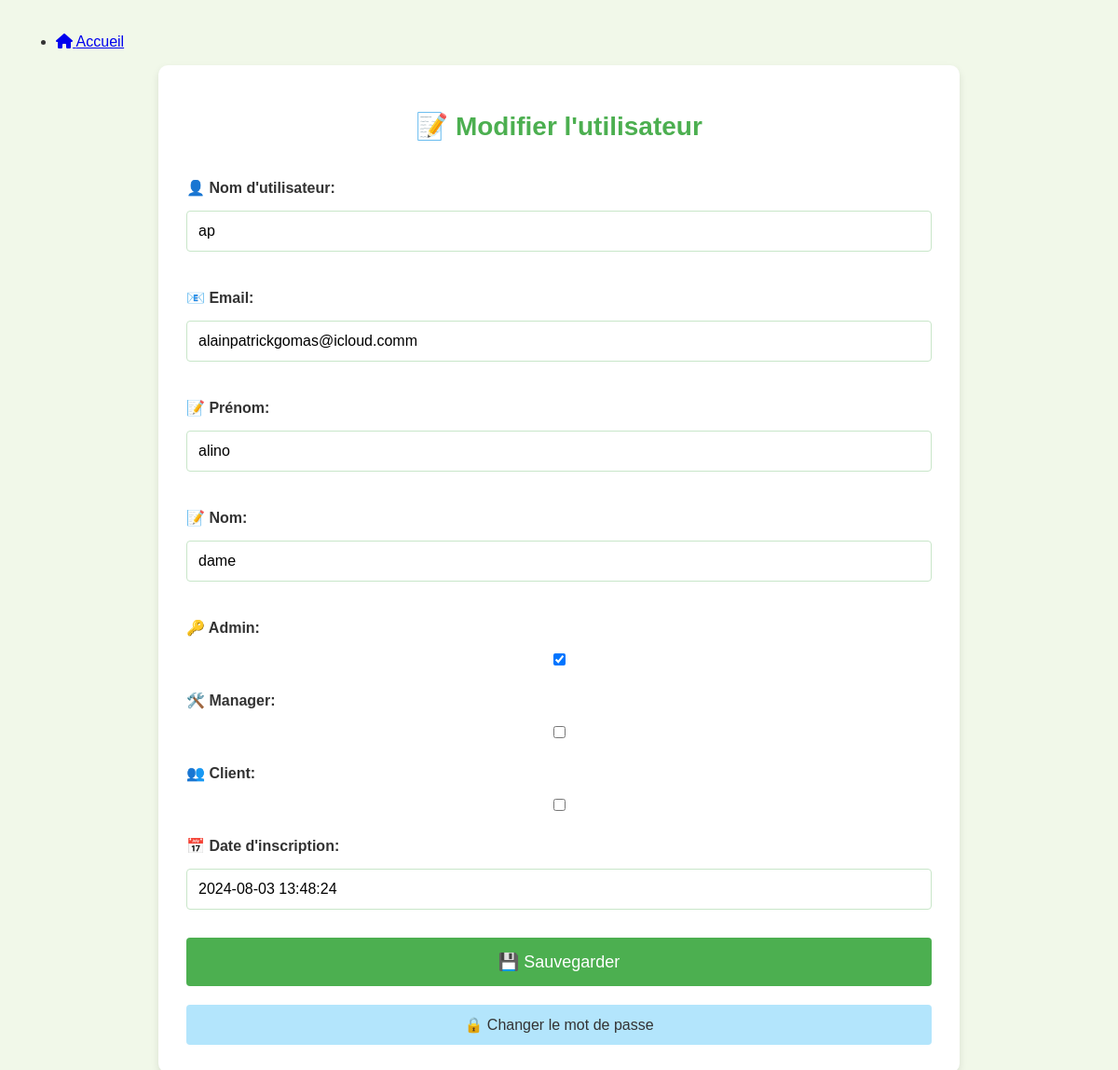
/edit_user/1/ (signed in), run on the app's committed database.
### Ecomed/models.py (models this page shows, shortened)
class CustomUser(AbstractUser):
    is_manager = models.BooleanField(default=False)
    is_client = models.BooleanField(default=False)
    is_admin = models.BooleanField(default=False)
    email = models.EmailField(unique=True)
    first_name = models.CharField(max_length=30)
    last_name = models.CharField(max_length=30)
    code = models.CharField(max_length=100, blank=True, null=True)
    date_joined = models.DateTimeField(null=True, blank=True, auto_now_add=True)

### Ecomed/views.py (the view)
# urls.py: path('edit_user/<int:user_id>/', edit_user_view, name='edit_user'),
@login_required
@user_passes_test(lambda u: u.is_admin)
def edit_user_view(request, user_id):
    user = get_object_or_404(CustomUser, id=user_id)
    if request.method == 'POST':
        form = UserChangeForm(request.POST, instance=user)
        if form.is_valid():
            form.save()
            ChangeLog.objects.create(
                user=request.user,
                action=f"Modification de l'utilisateur {user.username}",
                timestamp=timezone.now(),
                object_type='user',  # Assurez-vous que 'object_type' est défini dans votre modèle
                object_id=user.id     # Assurez-vous que 'object_id' est défini dans votre modèle
            )
            return redirect('admin_dashboard')
    else:
        form = UserChangeForm(instance=user)
    return render(request, 'Ecomed/edit_user.html', {'form': form, 'user': user})

### Ecomed/forms.py
class UserChangeForm(BaseUserChangeForm):
    date_joined_display = forms.CharField(
        label="Date d'inscription",
        required=False,
        widget=forms.TextInput(attrs={'readonly': 'readonly', 'class': 'form-control'})
    )
    is_admin = forms.BooleanField(
        label="Admin",
        required=False
    )
    is_manager = forms.BooleanField(
        label="Manager",
        required=False
    )
    is_client = forms.BooleanField(
        label="Client",
        required=False
    )
    class Meta(BaseUserChangeForm.Meta):
        model = CustomUser
        fields = ('username', 'email', 'first_name', 'last_name', 'is_admin', 'is_manager', 'is_client')
    def __init__(self, *args, **kwargs):
        super(UserChangeForm, self).__init__(*args, **kwargs)
        if self.instance.pk and self.instance.date_joined:
            local_time = self.instance.date_joined.astimezone(timezone.get_current_timezone())
            self.fields['date_joined_display'].initial = local_time.strftime('%Y-%m-%d %H:%M:%S')

### Ecomed/templates/Ecomed/edit_user.html (shortened to what this page needs)
{% extends 'Ecomed/base.html' %}
{% load static %}
{% block stylesheets %}
    <link rel="stylesheet" href="{% static 'ecomed_edit_user.css' %}">
{% endblock %}
{% block content %}
<div class="container">
    <h1>📝 Modifier l'utilisateur</h1>
    <form method="post" novalidate>
        <label for="id_username">👤 Nom d'utilisateur:</label>
        {{ form.username }}
        <label for="id_email">📧 Email:</label>
        {{ form.email }}
        <label for="id_first_name">📝 Prénom:</label>
        {{ form.first_name }}
        <label for="id_last_name">📝 Nom:</label>
        {{ form.last_name }}
        <label for="id_is_admin">🔑 Admin:</label>
        {{ form.is_admin }}
        <label for="id_is_manager">🛠️ Manager:</label>
        {{ form.is_manager }}
        <label for="id_is_client">👥 Client:</label>
        {{ form.is_client }}
        <label for="id_date_joined_display">📅 Date d'inscription:</label>
        {{ form.date_joined_display }}
        <button type="submit" class="default">💾 Sauvegarder</button>
    </form>
    <div class="button-container">
        <a href="{% url 'change_password' %}" class="btn btn-secondary">🔒 Changer le mot de passe</a>
    </div>
</div>
{% endblock %}

### Ecomed/static/ecomed_edit_user.css (style rules this page uses)
:root { --primary-color: #4CAF50; --secondary-color: #81C784; --background-color: #F1F8E9; --error-color: #E53935; --text-color: #333; --button-hover-color: #388E3C; --form-background-color: #ffffff; --input-border-color: #C8E6C9; --btn-secondary-bg: #B3E5FC; --btn-secondary-hover: #AEDFF7; }
body { font-family: 'Arial', sans-serif; margin: 0; padding: 20px; background-color: var(--background-color); color: var(--text-color); }
.container { max-width: 800px; margin: 0 auto; padding: 30px; background-color: var(--form-background-color); border-radius: 10px; box-shadow: 0 4px 8px rgba(0, 0, 0, 0.1); }
h1 { text-align: center; font-size: 28px; color: var(--primary-color); margin-bottom: 30px; }
form { display: flex; flex-direction: column; gap: 15px; }
label { font-weight: bold; margin-top: 10px; display: flex; align-items: center; gap: 5px; }
input[type="text"], input[type="email"], input[type="password"], select { width: 100%; padding: 12px; border: 1px solid var(--input-border-color); border-radius: 4px; box-sizing: border-box; margin-bottom: 15px; font-size: 16px; }
button.default { background-color: var(--primary-color); color: #FFFFFF; padding: 15px; border: none; border-radius: 4px; cursor: pointer; font-size: 18px; width: 100%; transition: background-color 0.3s; display: flex; justify-content: center; align-items: center; gap: 10px; }
.button-container { margin-top: 20px; text-align: center; }
.btn-secondary { background-color: var(--btn-secondary-bg); color: var(--text-color); padding: 12px 20px; border: none; border-radius: 4px; cursor: pointer; font-size: 16px; text-decoration: none; display: inline-block; transition: background-color 0.3s; display: flex; justify-content: center; align-items: center; gap: 10px; }

### data on the page
CustomUser: username "ap", email "alainpatrickgomas@icloud.comm", first_name "alino", last_name "dame", is_admin "☑"
